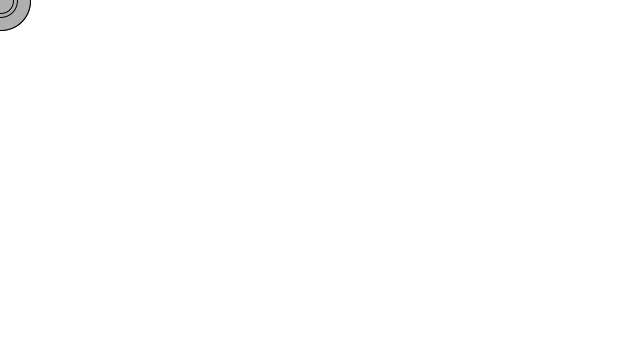
Frame 1 (no input)
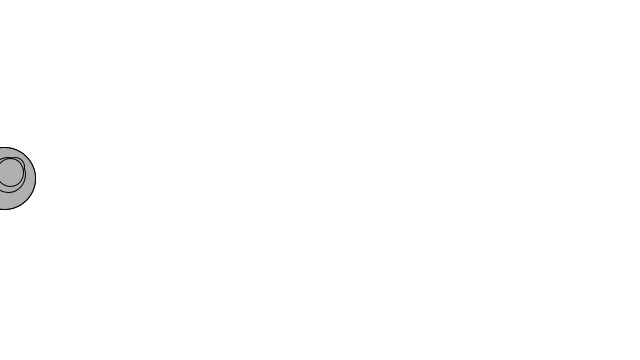
Frame 60 (the mouse pressed at the canvas centre just before this capture)
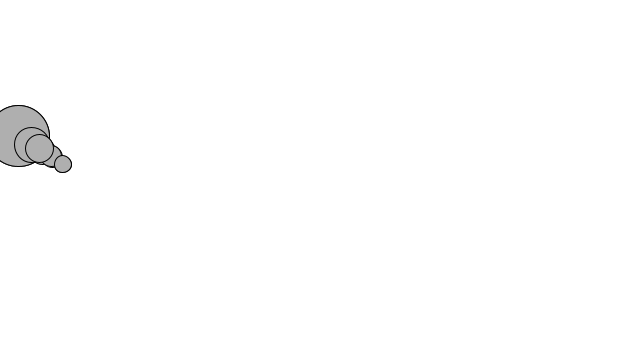
Frame 120 (the mouse held since frame 60 and released just before this capture)

The Processing sketch that drew these frames (run headless with seeded random() and noise(); from frame 60 on, the mouse is pressed at the canvas centre):

// Processing sketch: sketch_2_4_Friction
// ── sketch_2_4_Friction.pde
class Mover {
  
  PVector location;
  PVector velocity;
  PVector acceleration;
  
  float size;
  float mass;
  
  Mover(float m, float x, float y){
    location = new PVector(x, y);
    velocity = new PVector(0,0);
    acceleration = new PVector(0, 0);
    mass = m;
  }

  
  void update(){
    velocity.add(acceleration);
    location.add(velocity);
    acceleration.mult(0);
  }
  
  void applyForce(PVector force){
    PVector f = PVector.div(force, mass);
    acceleration.add(f);
  }
  
  void display(){
    stroke(0);
    fill(175);
    ellipse(location.x, location.y, mass*16,mass*16);
  }
  
  void checkEdges(){
    if (location.x > width) {
      location.x = width;
      velocity.x *= -1;
    } else if (location.x < 0) {
      velocity.x *= -1;
      location.x = 0;
    }

    if (location.y > height) {
      velocity.y *= -1;
      location.y = height;
    }

  }
  
}
// ── main.pde

Mover[] movers = new Mover[20];

void settings(){
  size(640, 360);
}

void setup() {
  for (int i = 0; i < movers.length; i++) {
    movers[i] = new Mover(random(1, 4), 0, 0);
  }
}


void draw() {
  background(255);

  for (int i = 0; i < movers.length; i++) {

    PVector wind = new PVector(0.01, 0);
    PVector gravity = new PVector(0, 0.1*movers[i].mass);
    
    float c = 0.01;
    PVector friction = movers[i].velocity.copy();
    friction.mult(-1);
    friction.normalize();
    friction.mult(c);

    movers[i].applyForce(friction);
    movers[i].applyForce(wind);
    movers[i].applyForce(gravity);

    movers[i].update();
    movers[i].display();
    movers[i].checkEdges();
  }
}
